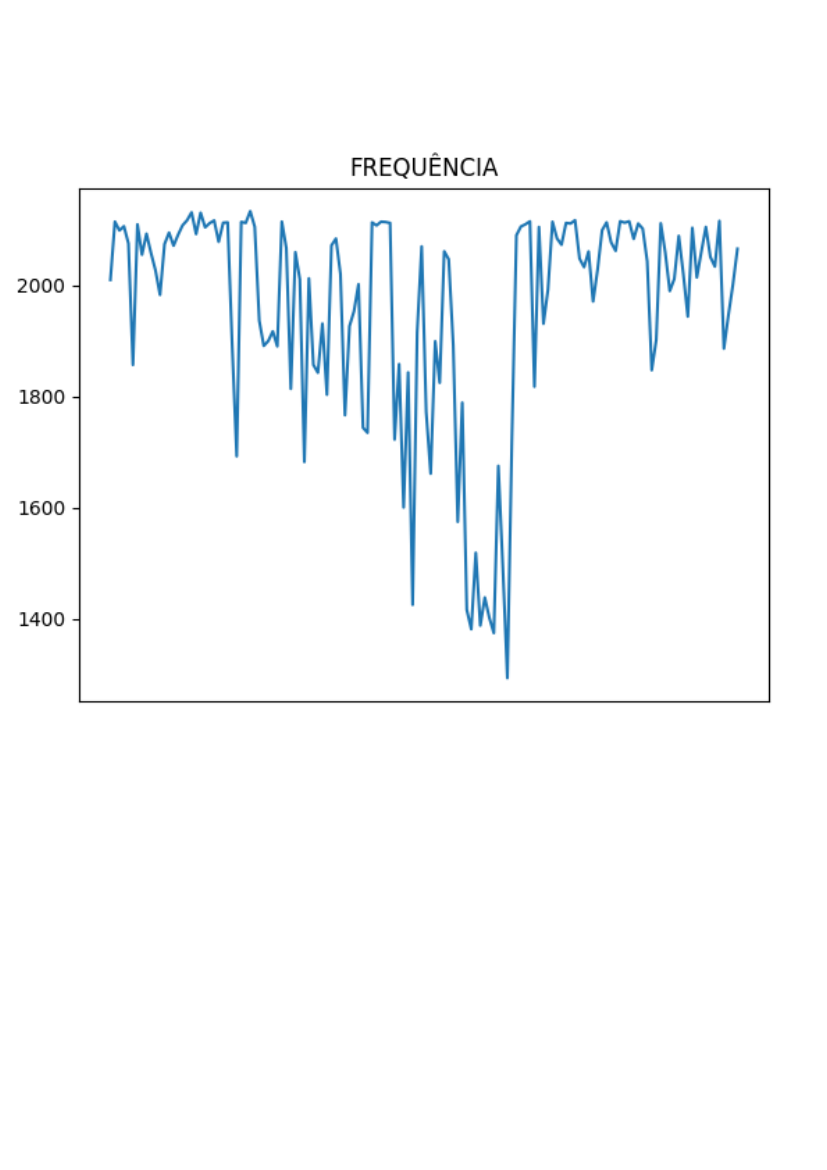

This figure's Python source:
#!/bin/env python3.10

import csv
import numpy as np
import matplotlib.pyplot as plt
from reportlab.platypus import SimpleDocTemplate, Image
import subprocess

def lerCSV(arquivo_csv):
    with open(arquivo_csv, 'r') as arquivo:
        readArquivo = csv.DictReader(arquivo)
        lista = list(readArquivo)
        return lista
        

def gerarListas(listData: list, dataInicio, dataFim, coluna):
    try:
        indices = [item['dateTime'] for item in listData]
        indice_inicio = indices.index(dataInicio)
        indice_fim = indices.index(dataFim) + 1
    except ValueError:
        print(f"Valor {dataInicio} ou {dataFim} não encontrado na lista.")
        return []

    rangeData = [(listData[i]['dateTime'], listData[i][coluna]) for i in range(indice_inicio, indice_fim) if i < len(listData)]

    return rangeData


def media_movel(valores, janela):
    valores_suavizados = []
    soma = []
    cont = 1
    for i in range(0, len(valores)):
        soma.append(float(valores[i]))
        cont += 1
        if i == len(valores) -1:
            media = np.mean(soma)
            valores_suavizados.append(media)
        elif cont >= janela:
            media = np.mean(soma)
            valores_suavizados.append(media)
            soma = []
            cont = 1
    return valores_suavizados

def grafico(dadosLista, namePng, titulo):
    janela_media_movel = int(.005*len(dadosLista))
    listaX, listaY = zip(*dadosLista)
    valores_suavizados = media_movel(listaY, janela_media_movel)

    fig, ax = plt.subplots()
    ax.plot(valores_suavizados, marker='', linestyle='-')

    ax.set_xticks([])
    plt.xticks(rotation=45, ha="right")
    ax.set_title(titulo)
    fig.savefig('./graficos_relatorio/'+ namePng + '.png')

    
def graficoSimplificado(inicio = str, fim = str):
    cpu = lerCSV("./cpuData.csv")
    mem = lerCSV("./memData.csv")
    rede = lerCSV("./netData.csv")
    ping = lerCSV("./pingData.csv")

    lista = []

    lista.append(gerarListas(cpu, inicio, fim, 'usoCpu'))
    lista.append(gerarListas(cpu, inicio, fim, 'frequence'))
    lista.append(gerarListas(cpu, inicio, fim, 'temp'))

    lista.append(gerarListas(mem, inicio, fim, 'usoMem'))
    lista.append(gerarListas(mem, inicio, fim, 'memLivre'))
    lista.append(gerarListas(mem, inicio, fim, 'usoSwap'))

    lista.append(gerarListas(rede, inicio, fim, 'enp9s0'))
    lista.append(gerarListas(ping, inicio, fim, 'ping'))

    nomes = ['uso_cpu', 'frequence', 'temperatura', 'uso_mem', 'mem_free', 'uso_swap', 'uso_rede', 'ping']
    titulos = ['USO DE CPU', 'FREQUÊNCIA', 'TEMPERATURA', 'USO DE MEMÓRIA', 'USO DE SWAP', 'BANDA', 'LATÊNCIA']

    for l, n, t in zip(lista, nomes, titulos):
        try:
            grafico(l, n, t)
        except Exception as e:
            print(f"Ocorreu uma exceção: {type(e).__name__}")
            continue

    name_file = "relatorio"

    try:
        resultado = subprocess.check_output(["ls", './graficos_relatorio'], text=True, stderr=subprocess.PIPE)
        
        arquivos = [nome.strip() for nome in resultado.splitlines()]
        
    except subprocess.CalledProcessError as e:
        print(f"Erro ao executar 'ls': {e.stderr}")

    caminhos_graficos = [f"./graficos_relatorio/{nome}" for nome in arquivos]

    doc = SimpleDocTemplate(name_file + '.pdf')
    info = [Image(caminho) for caminho in caminhos_graficos]

    doc.build(info)

        

if __name__ == "__main__":
    graficoSimplificado("25/11/2023 21:05", "25/11/2023 21:06")